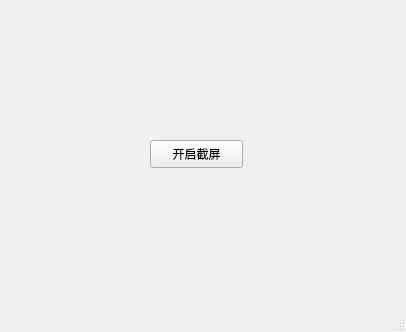
<?xml version="1.0" encoding="UTF-8"?>
<ui version="4.0">
 <class>MainWindow</class>
 <widget class="QMainWindow" name="MainWindow">
  <property name="geometry">
   <rect>
    <x>0</x>
    <y>0</y>
    <width>406</width>
    <height>332</height>
   </rect>
  </property>
  <property name="windowTitle">
   <string>MainWindow</string>
  </property>
  <widget class="QWidget" name="centralwidget">
   <widget class="QPushButton" name="pushButton">
    <property name="geometry">
     <rect>
      <x>150</x>
      <y>140</y>
      <width>93</width>
      <height>28</height>
     </rect>
    </property>
    <property name="text">
     <string>开启截屏</string>
    </property>
   </widget>
  </widget>
  <widget class="QStatusBar" name="statusbar"/>
 </widget>
 <resources/>
 <connections/>
</ui>
